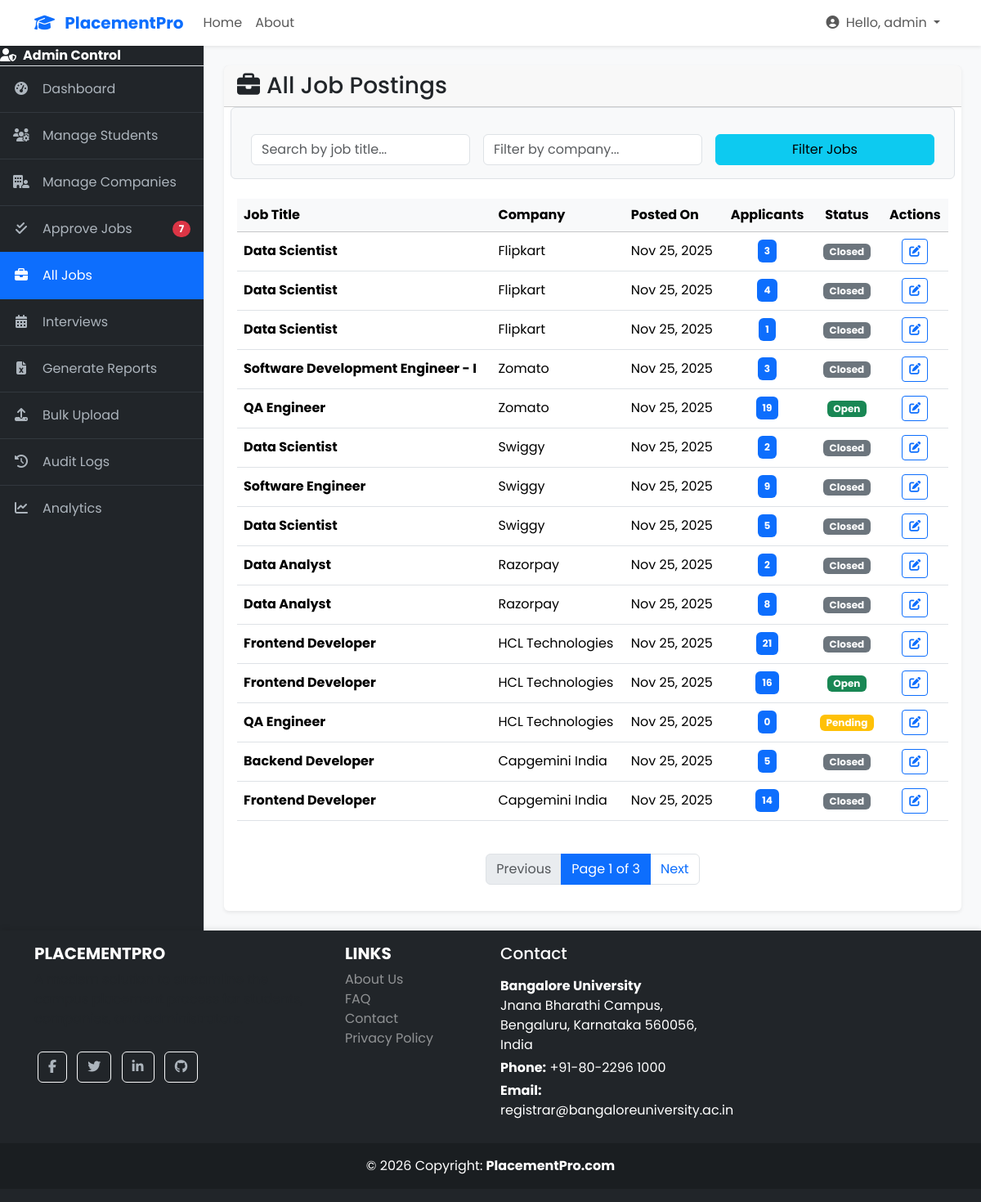
Page /tpo/jobs/all/ (signed in) on the committed database.
### core/models.py (models this page shows, shortened)
class User(AbstractUser):
    ROLE_CHOICES = (
        ('admin', 'Admin'),
        ('student', 'Student'),
        ('company', 'Company'),
    )
    role = models.CharField(max_length=10, choices=ROLE_CHOICES, default='student')

class JobPosting(models.Model):
    company = models.ForeignKey(CompanyProfile, on_delete=models.CASCADE, related_name='jobs')
    title = models.CharField(max_length=200)
    description = models.TextField()
    salary_range = models.CharField(max_length=100, blank=True)
    location = models.CharField(max_length=100)
    application_deadline = models.DateField()
    min_cgpa = models.FloatField(default=6.0, help_text="Minimum CGPA required.")
    max_backlogs = models.IntegerField(default=0, help_text="Maximum number of backlogs allowed.")
    allowed_branches = models.CharField(max_length=255, help_text="Comma-separated list of allowed branches (e.g., CSE,ECE,ME).")
    is_approved = models.BooleanField(default=False, help_text="Admin must approve the job posting.")
    posted_at = models.DateTimeField(auto_now_add=True)

class CompanyProfile(models.Model):
    user = models.OneToOneField(User, on_delete=models.CASCADE, primary_key=True, related_name='company_profile')
    name = models.CharField(max_length=200)
    description = models.TextField(help_text="A brief description of the company.")
    website = models.URLField(blank=True)
    logo = models.FileField(upload_to='company_logos/', null=True, blank=True)
    is_approved = models.BooleanField(default=False, help_text="Admin must approve the company profile.")
    hr_name = models.CharField(max_length=150, blank=True)
    hr_email = models.EmailField(blank=True)

### core/views.py (the view)
# urls.py: path('tpo/jobs/all/', views.manage_jobs_view, name='manage_jobs'),
@login_required
@admin_required
def manage_jobs_view(request):
    jobs_list = JobPosting.objects.all().select_related('company').prefetch_related('applications').order_by('-posted_at')
    title_query = request.GET.get('title')
    company_query = request.GET.get('company')
    if title_query:
        jobs_list = jobs_list.filter(title__icontains=title_query)
    if company_query:
        jobs_list = jobs_list.filter(company__name__icontains=company_query)
    paginator = Paginator(jobs_list, 15)
    page_number = request.GET.get('page')
    page_obj = paginator.get_page(page_number)
    context = {
        'all_jobs_page_obj': page_obj,
        'today': date.today() # Pass today's date for status checking
    }
    return render(request, 'admin/manage_jobs.html', context)

### core/context_processors.py (called while the page is built)
def notifications_context(request):
    if request.user.is_authenticated and request.user.role == 'admin':
        count = JobPosting.objects.filter(is_approved=False).count()
        return {'pending_jobs_count': count}
    return {}

### core/templates/admin/manage_jobs.html
{% extends 'admin/admin_base.html' %}
{% block admin_content %}
<div class="card shadow-sm">
    <div class="card-header"><h3 class="mb-0"><i class="fas fa-briefcase me-2"></i>All Job Postings</h3></div>
    <div class="card-body">
        <form method="get" class="row g-3 mb-4 p-3 bg-light border rounded">
            <div class="col-md-4"><input type="text" name="title" class="form-control" placeholder="Search by job title..." value="{{ request.GET.title|default:'' }}"></div>
            <div class="col-md-4"><input type="text" name="company" class="form-control" placeholder="Filter by company..." value="{{ request.GET.company|default:'' }}"></div>
            <div class="col-md-4"><button type="submit" class="btn btn-info w-100">Filter Jobs</button></div>
        </form>
        <div class="table-responsive">
            <table class="table table-hover align-middle">
                <thead class="table-light">
                    <tr><th>Job Title</th><th>Company</th><th>Posted On</th><th class="text-center">Applicants</th><th class="text-center">Status</th><th class="text-center">Actions</th></tr>
                </thead>
                <tbody>
                    {% for job in all_jobs_page_obj %}
                    <tr>
                        <td class="fw-bold">{{ job.title }}</td>
                        <td>{{ job.company.name }}</td>
                        <td>{{ job.posted_at|date:"M d, Y" }}</td>
                        <td class="text-center">
                            <span class="badge bg-primary p-2">{{ job.applications.count }}</span>
                        </td>
                        <td class="text-center">
                            {% if not job.is_approved %}
                                <span class="badge bg-warning">Pending</span>
                            {% elif job.application_deadline < today %}
                                <span class="badge bg-secondary">Closed</span>
                            {% else %}
                                <span class="badge bg-success">Open</span>
                            {% endif %}
                        </td>
                        <td class="text-center">
                            <a href="#" class="btn btn-sm btn-outline-primary" title="Edit"><i class="fas fa-edit"></i></a>
                        </td>
                    </tr>
                    {% empty %}
                    <tr><td colspan="6" class="text-center p-4">No jobs found in the system.</td></tr>
                    {% endfor %}
                </tbody>
            </table>
        </div>
        <nav aria-label="Page navigation">
            <ul class="pagination justify-content-center mt-4">
                {% if all_jobs_page_obj.has_previous %}
                    <li class="page-item"><a class="page-link" href="?page={{ all_jobs_page_obj.previous_page_number }}">Previous</a></li>
                {% else %}
                     <li class="page-item disabled"><a class="page-link" href="#">Previous</a></li>
                {% endif %}
                <li class="page-item active"><span class="page-link">Page {{ all_jobs_page_obj.number }} of {{ all_jobs_page_obj.paginator.num_pages }}</span></li>
                {% if all_jobs_page_obj.has_next %}
                    <li class="page-item"><a class="page-link" href="?page={{ all_jobs_page_obj.next_page_number }}">Next</a></li>
                {% else %}
                    <li class="page-item disabled"><a class="page-link" href="#">Next</a></li>
                {% endif %}
            </ul>
        </nav>
    </div>
</div>
{% endblock %}

### core/templates/partials/navbar.html (shortened to what this page needs)
<nav class="navbar navbar-expand-lg navbar-light bg-white shadow-sm sticky-top">
    <div class="container">
        <a class="navbar-brand fw-bold text-primary" href="{% url 'core:home' %}">
            <i class="fas fa-graduation-cap me-2"></i>
            PlacementPro
        </a>
        <div class="collapse navbar-collapse" id="main-nav">
            <ul class="navbar-nav me-auto mb-2 mb-lg-0">
                <li class="nav-item">
                    <a class="nav-link" href="{% url 'core:home' %}">Home</a>
                </li>
                <li class="nav-item">
                    <a class="nav-link" href="{% url 'core:about' %}">About</a>
                </li>
            </ul>
            <ul class="navbar-nav ms-auto">
                {% if user.is_authenticated %}
                    <li class="nav-item dropdown">
                        <a class="nav-link dropdown-toggle" href="#" id="userMenu" role="button" data-bs-toggle="dropdown" aria-expanded="false">
                            <i class="fas fa-user-circle me-1"></i>
                            Hello, {{ user.username }}
                        </a>
                    </li>
                {% endif %}
            </ul>
        </div>
    </div>
</nav>

### static/css/style.css (style rules this page uses)
body { font-family: 'Poppins', sans-serif; background-color: #f8f9fa; display: flex; flex-direction: column; min-height: 100vh; }
a { transition: color 0.2s ease-in-out; }
.navbar { box-shadow: 0 4px 6px -1px rgba(0, 0, 0, 0.07), 0 2px 4px -1px rgba(0, 0, 0, 0.04); }
.card { border: none; box-shadow: 0 4px 8px rgba(0,0,0,0.08); transition: transform 0.3s ease, box-shadow 0.3s ease; }

### rows in the picture
User: username "admin"
JobPosting: title "Data Scientist", company.name "Flipkart", posted_at "Nov 25, 2025", applications.count "3", is_approved "Closed"
JobPosting: title "Data Scientist", company.name "Flipkart", posted_at "Nov 25, 2025", applications.count "4", is_approved "Closed"
JobPosting: title "Data Scientist", company.name "Flipkart", posted_at "Nov 25, 2025", applications.count "1", is_approved "Closed"
JobPosting: title "Software Development Engineer - I", company.name "Zomato", posted_at "Nov 25, 2025", applications.count "3", is_approved "Closed"
JobPosting: title "QA Engineer", company.name "Zomato", posted_at "Nov 25, 2025", applications.count "19", is_approved "Open"
JobPosting: title "Data Scientist", company.name "Swiggy", posted_at "Nov 25, 2025", applications.count "2", is_approved "Closed"
JobPosting: title "Software Engineer", company.name "Swiggy", posted_at "Nov 25, 2025", applications.count "9", is_approved "Closed"
JobPosting: title "Data Scientist", company.name "Swiggy", posted_at "Nov 25, 2025", applications.count "5", is_approved "Closed"
JobPosting: title "Data Analyst", company.name "Razorpay", posted_at "Nov 25, 2025", applications.count "2", is_approved "Closed"
JobPosting: title "Data Analyst", company.name "Razorpay", posted_at "Nov 25, 2025", applications.count "8", is_approved "Closed"
JobPosting: title "Frontend Developer", company.name "HCL Technologies", posted_at "Nov 25, 2025", applications.count "21", is_approved "Closed"
JobPosting: title "Frontend Developer", company.name "HCL Technologies", posted_at "Nov 25, 2025", applications.count "16", is_approved "Open"
JobPosting: title "QA Engineer", company.name "HCL Technologies", posted_at "Nov 25, 2025", applications.count "0", is_approved "Pending"
JobPosting: title "Backend Developer", company.name "Capgemini India", posted_at "Nov 25, 2025", applications.count "5", is_approved "Closed"
JobPosting: title "Frontend Developer", company.name "Capgemini India", posted_at "Nov 25, 2025", applications.count "14", is_approved "Closed"

### other values in the picture
{{ pending_jobs_count }} "7"
{{ all_jobs_page_obj.number }} "1"
{{ all_jobs_page_obj.paginator.num_pages }} "3"
